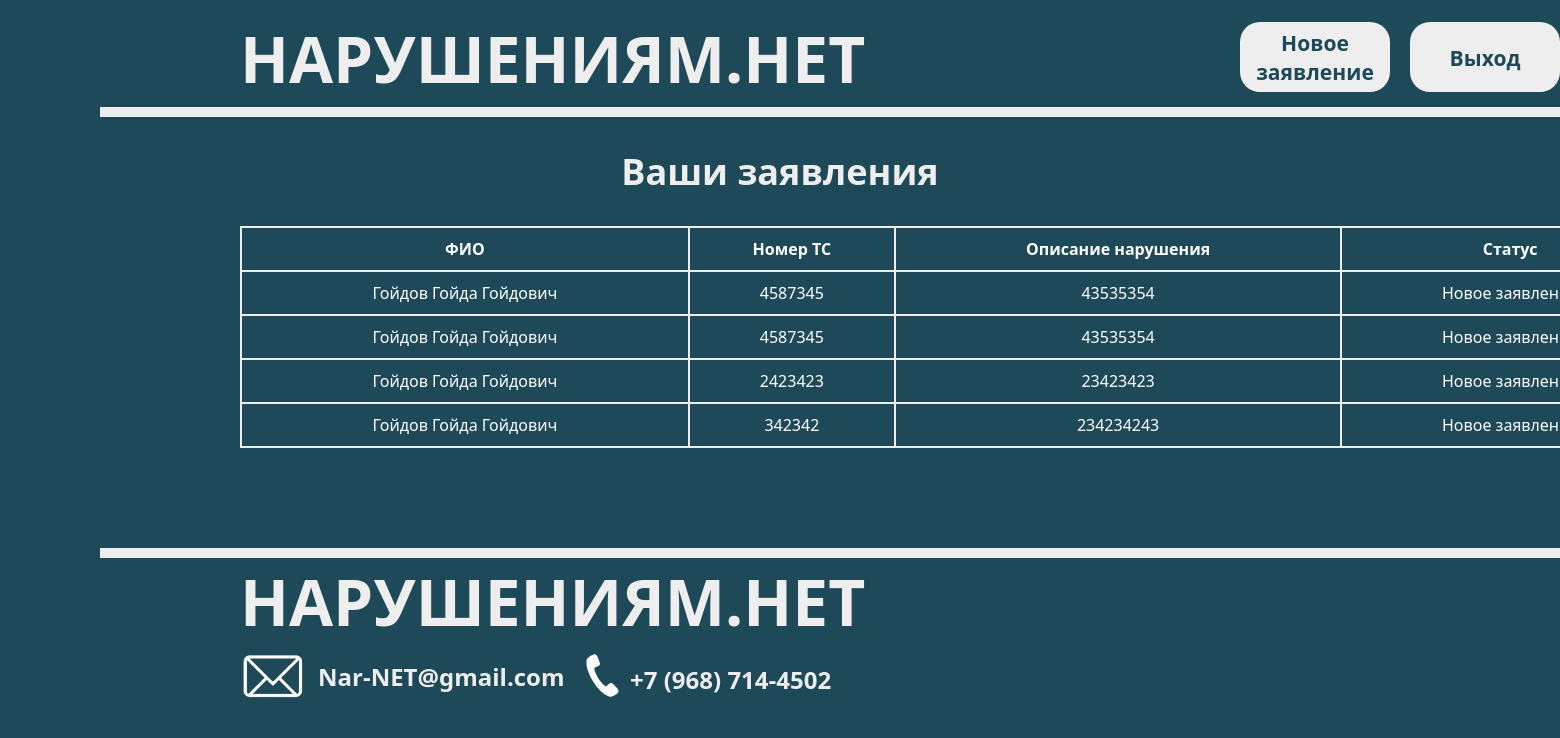
Page /tickets/ (signed in) on the committed database.
### main/models.py (models this page shows)
class Ticket(models.Model):
    creator = models.ForeignKey('CustomUser', on_delete=models.CASCADE, verbose_name='Создатель заявки',
                                related_name='ticket_creator')
    number = models.CharField(max_length=50, verbose_name='Номер автомобиля', )
    descr = models.TextField(max_length=400, verbose_name='Описание', )
    status = ForeignKey('Status', verbose_name='', related_name='ticket_status', on_delete=models.CASCADE)
    create_date = models.DateTimeField(auto_now_add=True)
    def __str__(self):
        return f"{self.creator} - {self.number} ({self.status})"

class CustomUser(AbstractUser):
    third_name = models.CharField(verbose_name='Отчество', max_length=100)
    phone = models.CharField(verbose_name='Телефон', max_length=12)
    def __str__(self):
        return self.username

class Status(models.Model):
    title = models.CharField(max_length=50, verbose_name='Статус')
    def __str__(self):
        return self.title

### main/views.py (the view)
# urls.py: path('tickets/', ticket_view, name='tickets'),
def ticket_view(request):
    if request.user.is_superuser:
        tickets = Ticket.objects.all()
    else:
        tickets = Ticket.objects.filter(creator=request.user).order_by('id')
    print(tickets)
    return render(request, 'main/tickets.html', {'tickets': tickets})

### main/templates/main/tickets.html (shortened to what this page needs)
{% load static %}
<!DOCTYPE html>
<html lang="ru">
<head>
    <link rel="stylesheet" href="{% static 'css/ticket.css' %}">
</head>
<body>
    <div class="bar">
        <div class="logo">
            <h1>НАРУШЕНИЯМ.НЕТ</h1>
        </div>
        <div class="buttons">
            <button><h3><a href="{% url 'add-ticket' %}">Новое заявление</a></h3></button>
            <button><h3><a href="{% url 'logout' %}">Выход</a></h3></button>
        </div>
    </div>
    <div class="line"></div>
    <div class="text"><h1>Ваши заявления</h1></div>
    <table class="ticket-table">
        <div class="table-form">
            <tr>
                <th>ФИО</th>
                <th>Номер ТС</th>
                <th>Описание нарушения</th>
                <th>Статус</th>
            </tr>
            {% for elem in tickets %}
            <tr>
                <td>{{ elem.creator.last_name }} {{ elem.creator.first_name }} {{ elem.creator.third_name }}</td>
                <td>{{ elem.number }}</td>
                <td>{{ elem.descr }}</td>
                <td>{{ elem.status }}
                </td>
            </tr>
            {% endfor %}
        </div>
    </table>
    <div class="line-2"></div>
    <div class="footer">
        <div class="logo">
            <h1>НАРУШЕНИЯМ.НЕТ</h1>
        </div>
        <div class="img2">
            <img src="{% static 'image/image2.png' %}">
            <h2>Nar-NET@gmail.com</h2>
        </div>
        <div class="img3">
            <img src="{% static 'image/image3.png' %}">
            <h2>+7 (968) 714-4502</h2>
        </div>
    </div>
</body>
</html>

### static/css/ticket.css (style rules this page uses)
* { font-family: 'Segoe UI', Tahoma, Geneva, Verdana, sans-serif; margin: 0; padding: 0; box-sizing: border-box; }
body { background-color: #1E4959; }
.bar { margin-top: 15px; }
.logo { color: #EEEEEE; font-size: 32px; margin-left: 240px; }
.buttons { margin-left: 1240px; margin-top: -80px; display: flex; gap: 20px; }
a { text-decoration: none; color: #1E4959; }
.buttons button { width: 210px; height: 70px; border-radius: 20px; border: none; background-color: #EEEEEE; color: #1E4959; font-size: 18px; }
.line { width: 1720px; height: 10px; background-color: #EEEEEE; margin-top: 15px; margin-left: 100px; }
.line-2 { width: 1720px; height: 10px; background-color: #EEEEEE; margin-top: 100px; margin-left: 100px; }
.ticket-table { border: 2px solid #EEEEEE; border-collapse: collapse; width: 1440px; height: 100%; margin-left: 240px; text-align: center; margin-top: 30px; }
.ticket-table tr, td, th { border: 2px solid #EEEEEE; padding: 5px; color: white; padding-top: 10px; padding-bottom: 10px; }
.img2 { color: #EEEEEE; font-size: 16px; margin-left: 238px; }
.img2 h2 { padding-left: 80px; margin-top: -55px; }
.img3 { color: #EEEEEE; font-size: 16px; margin-left: 570px; margin-top: -50px; }
.img3 h2 { padding-left: 60px; margin-top: -50px; }
.text { color: #EEEEEE; font-size: 18px; margin-top: 30px; text-align: center; }

### rows in the picture
Ticket: creator.last_name "Гойдов", creator.first_name "Гойда", creator.third_name "Гойдович", number "4587345", descr "43535354", status "Новое…"
Ticket: creator.last_name "Гойдов", creator.first_name "Гойда", creator.third_name "Гойдович", number "4587345", descr "43535354", status "Новое…"
Ticket: creator.last_name "Гойдов", creator.first_name "Гойда", creator.third_name "Гойдович", number "2423423", descr "23423423", status "Новое…"
Ticket: creator.last_name "Гойдов", creator.first_name "Гойда", creator.third_name "Гойдович", number "342342", descr "234234243", status "Новое…"
